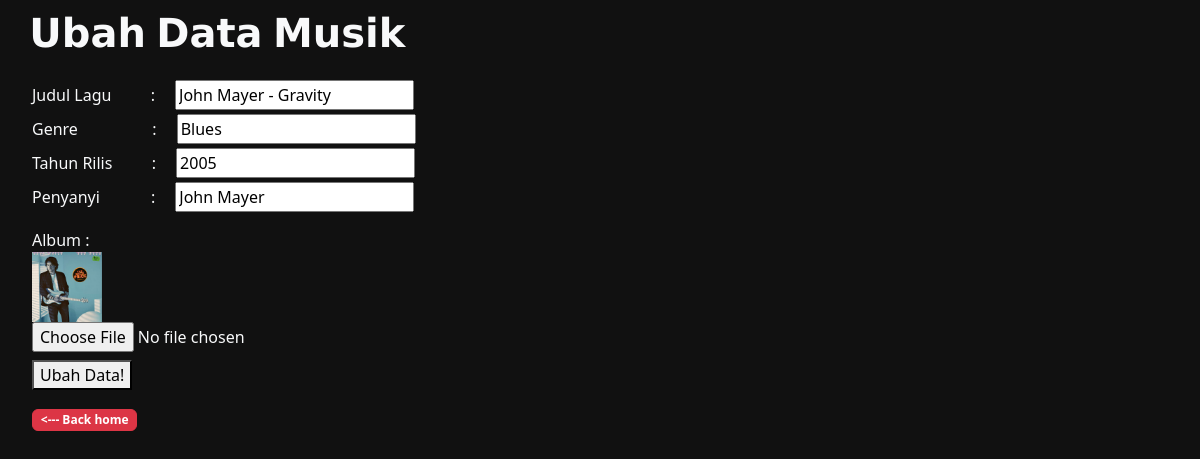
Page /ubah.php?id=1 (signed in) on the committed database.
### tables this page shows
CREATE TABLE `musik` (
  `id` int(11) NOT NULL,
  `judul_musik` varchar(50) NOT NULL,
  `genre` varchar(25) NOT NULL,
  `tahun_rilis` int(25) NOT NULL,
  `penyanyi` varchar(50) NOT NULL,
  `album` varchar(255) NOT NULL
);

### functions.php (called while the page is built, shortened)
<?php
$conn = mysqli_connect("localhost", "root", "", "tubes_pw2022_a_213040004");
function query($query)
{
    global $conn;
    $result = mysqli_query($conn, $query);
    $rows = [];
    while ($row = mysqli_fetch_assoc($result)) {
        $rows[] = $row;
    }
    return $rows;
}

### ubah.php (the view, shortened to what this page needs)
<?php
require 'functions.php';
$id = $_GET["id"];
$msk = query("SELECT * FROM musik WHERE id = $id")[0];
?>
<!DOCTYPE html>
<html lang="en">
<link href="https://cdn.jsdelivr.net/npm/bootstrap@5.2.0-beta1/dist/css/bootstrap.min.css" rel="stylesheet">
<head>
</head>
<body style="background-color: #111111;">
    <h1 class="text-light mb-4 mt-2">⠀𝗨𝗯𝗮𝗵 𝗗𝗮𝘁𝗮 𝗠𝘂𝘀𝗶𝗸</h1>
    <form action="" method="post" enctype="multipart/form-data">
        <ul>
            <div class="mb-1">
                <label class="text-light" for="judul_musik">Judul Lagu ⠀⠀⠀: ⠀</label>
                <input type="text" name="judul_musik" id="judul_musik" required value="<?= $msk["judul_musik"]; ?>">
            </div>
            <div class="mb-1">
                <label class="text-light" for="genre">Genre⠀⠀⠀ ⠀⠀⠀: ⠀</label>
                <input type="text" name="genre" id="genre" required value="<?= $msk["genre"]; ?>">
            </div>
            <div class="mb-1">
                <label class="text-light" for="tahun_rilis">Tahun Rilis ⠀⠀⠀: ⠀</label>
                <input type="text" name="tahun_rilis" id="tahun_rilis" required value="<?= $msk["tahun_rilis"]; ?>">
            </div>
            <div class="mb-3">
                <label class="text-light" for="penyanyi">Penyanyi⠀ ⠀⠀⠀: ⠀</label>
                <input type="text" name="penyanyi" id="penyanyi" required value="<?= $msk["penyanyi"]; ?>">
            </div>
            <div class="mb-2">
                <label class="text-light" for="album">Album : </label> <br>
                <img src="img/<?= $msk['album']; ?>" width="70" > <br>
                <input type="file" name="album" id="album" class="text-light">
            </div>
            <div class="mb-3">
                <button type="submit" name="submit">Ubah Data!</button>
            </div>
            <a href="index.php" name="index" class="btn badge btn-danger"><--- Back home</a>
        </ul>
    </form>
</body>
</html>

### rows in the picture
musik: judul_musik "John Mayer - Gravity", genre "Blues", tahun_rilis "2005", penyanyi "John Mayer", album (picture)
